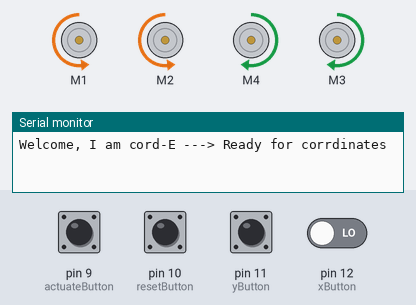
The sketch below on a simulated Arduino Uno, built with avr-gcc and run on an emulated ATmega328P. On the bench: 4 × DC motor (green arrow = forward, orange = backward, longer = faster), the last lines printed to the serial monitor. The test bench sets the inputs (shaded band); at power-on: pin 9 (actuateButton), pin 10 (resetButton), pin 11 (yButton), pin 12 (xButton) LOW.

Above: at 2.2 s.
2.3 s: pin 9 (actuateButton) pulled HIGH for 0.15 s
At 3.1 s:
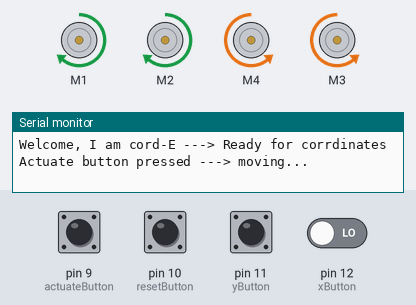
At 3.9 s:
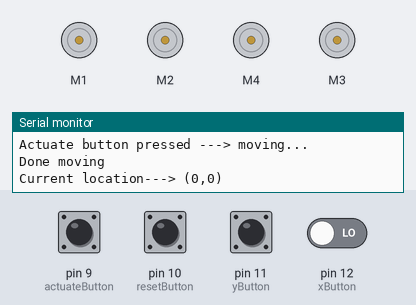
4.8 s: pin 10 (resetButton) pulled HIGH for 0.15 s
6.4 s: pin 11 (yButton) pulled HIGH for 0.15 s
8.0 s: pin 9 (actuateButton) pulled HIGH for 1 s
At 9.4 s:
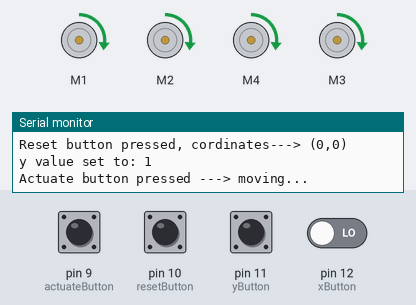
10.5 s: pin 9 (actuateButton) driven HIGH and pin 12 (xButton) driven HIGH
Timing chart, 0 to 14.2 s (numbered marks = the images above; inputs shaded):
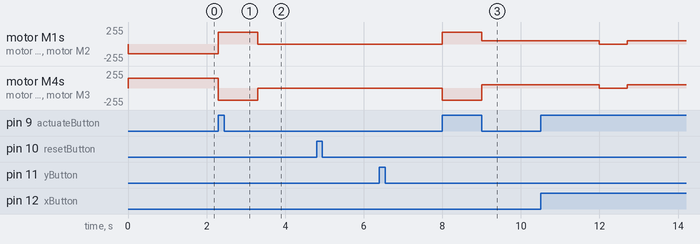

The sketch:

toroca_code.ino
```cpp
//The following three lines of code includes libraries that will aid us use Adafruit motorShield
#include <Wire.h>
#include <Adafruit_MotorShield.h>
#include "utility/Adafruit_MS_PWMServoDriver.h"


// Create the motor shield object with the default I2C address
Adafruit_MotorShield AFMS = Adafruit_MotorShield();

// Or, create it with a different I2C address (say for stacking)
// Adafruit_MotorShield AFMS = Adafruit_MotorShield(0x61);

// Selecting ports M1, M2, M3 and M4.
Adafruit_DCMotor *motorLB = AFMS.getMotor(1);
Adafruit_DCMotor *motorLF = AFMS.getMotor(2);
Adafruit_DCMotor *motorRB = AFMS.getMotor(4);
Adafruit_DCMotor *motorRF = AFMS.getMotor(3);

//setting pins for input buttons
int xButton=12;
int yButton=11;
int resetButton=10;
int actuateButton=9;


//To prevent creating many string variables, this variable will be assigned to any value to be printed
String toPrint="";

//initial (x,y) coordinates set to (0,0)
int x=0;
int y=0;

/*runs only once on startup*/
void setup() {
  //setting buttons as inputs
  pinMode(xButton, INPUT);
  pinMode(yButton, INPUT);
  pinMode(resetButton, INPUT);
  pinMode(actuateButton, INPUT);
  // Starting serial communication
  Serial.begin(9600);
  //printing welcoming message
  Serial.println("Welcome, I am cord-E ---> Ready for corrdinates");
  //beginning motorShield object
  AFMS.begin();
  //setting motor speed to 48 rpm so it covers 0.5m in 3s. This will be used to move forward and move back
  setMotorSpeed(48);
  //turns right in the beginning to face the x direction
  turnRight();
}

/*runs forever */
void loop() {
  //checks if the reset button is pressed
  if(digitalRead(resetButton)==1){
    x=0;
    y=0;
    Serial.println("Reset button pressed, cordinates---> (0,0)");
    delay(300);
  }
  //checks if the actuate button is pressed
  if(digitalRead(actuateButton)==1){
    actuate(x,y);
    toPrint="Current location---> (";
    toPrint=toPrint+x;
    toPrint=toPrint +",";
    toPrint=toPrint+y;
    toPrint=toPrint+")";
    Serial.println(toPrint);
    delay(300);
  }
  //checks if the x button is pressed
  if(digitalRead(xButton)==1){
    x++;
    toPrint="x value set to: ";
    toPrint=toPrint+x;
    Serial.println(toPrint);
    delay(300);
  }
  //checks if the y button is pressed
  if(digitalRead(yButton)==1){
    y++;
    toPrint="y value set to: ";
    toPrint=toPrint+y;
    Serial.println(toPrint);
    delay(300);
  }
}

/*sets motor speed (for the tyres) */
void setMotorSpeed(int speeeed){
  motorLB->setSpeed(speeeed);
  motorLF->setSpeed(speeeed);
  motorRB->setSpeed(speeeed);
  motorRF->setSpeed(speeeed);
}

/*moves robot forward */
void moveForward(){
  setMotorSpeed(48);
  motorLB->run(FORWARD);
  motorLF->run(FORWARD);
  motorRF->run(FORWARD);
  motorRB->run(FORWARD);
  delay(3000);
}

/*moves robot backward */
void moveBack(){
  setMotorSpeed(48);
  motorLB->run(BACKWARD);
  motorLF->run(BACKWARD);
  motorRF->run(BACKWARD);
  motorRB->run(BACKWARD);
  delay(3000);
}

/*turns robot right */
void turnRight(){
  setMotorSpeed(400);
  motorLB->run(BACKWARD);
  motorLF->run(BACKWARD);
  motorRF->run(FORWARD);
  motorRB->run(FORWARD);
 delay(1000);
}

/*turns robot left */
void turnLeft(){
 setMotorSpeed(180);
 motorLB->run(FORWARD);
 motorLF->run(FORWARD);
 motorRF->run(BACKWARD);
 motorRB->run(BACKWARD);
 delay(1000);
}

/*Halts the robot*/
void stopMoving(){
  motorLB->run(RELEASE);
  motorLF->run(RELEASE);
  motorRF->run(RELEASE);
  motorRB->run(RELEASE);
  delay(100);
}

/*Sets robot in motion to coordinates (x,y)*/
void actuate(int x, int y){
  Serial.println("Actuate button pressed ---> moving...");
  for(int i=0;i<x;i++){
    moveForward();
  }
  turnLeft();
  for(int i=0;i<y;i++){
    moveForward();
  }
  stopMoving();
  Serial.println("Done moving");
}

/* by ToRoCa*/
```

Measured:
- after the input at 2.3 s, motor M1, motor M2: backward 144/255 → forward 180/255 at once, → stopped 1.0 s later; motor M4, motor M3: forward 144/255 → backward 180/255 at once, → stopped 1.0 s later
- after the input at 8.0 s, motor M1, motor M2: stopped → forward 180/255 at once, → forward 48/255 1.0 s later; motor M4, motor M3: stopped → backward 180/255 at once, → forward 48/255 1.0 s later
